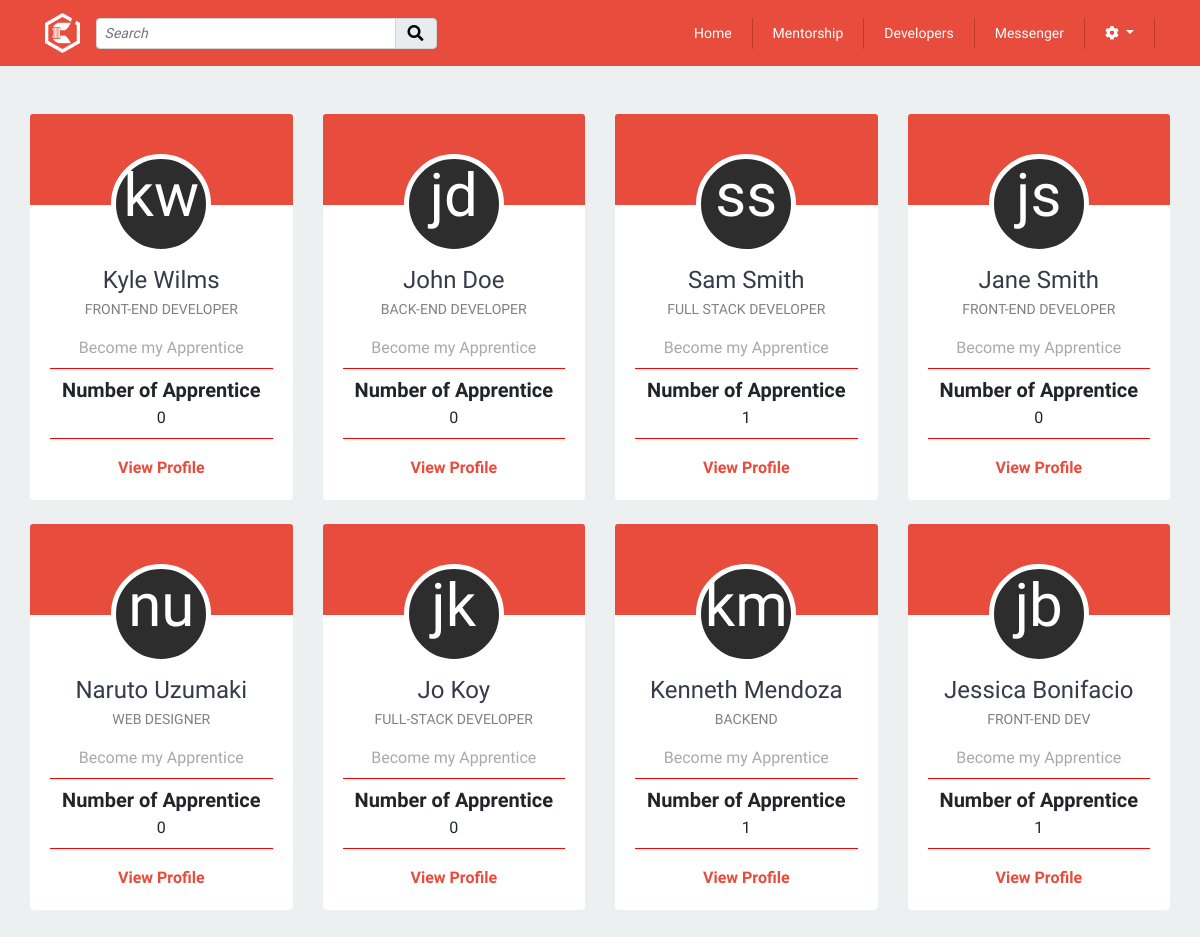
The app's page /includes/mentorship/mentorship.php, older data.
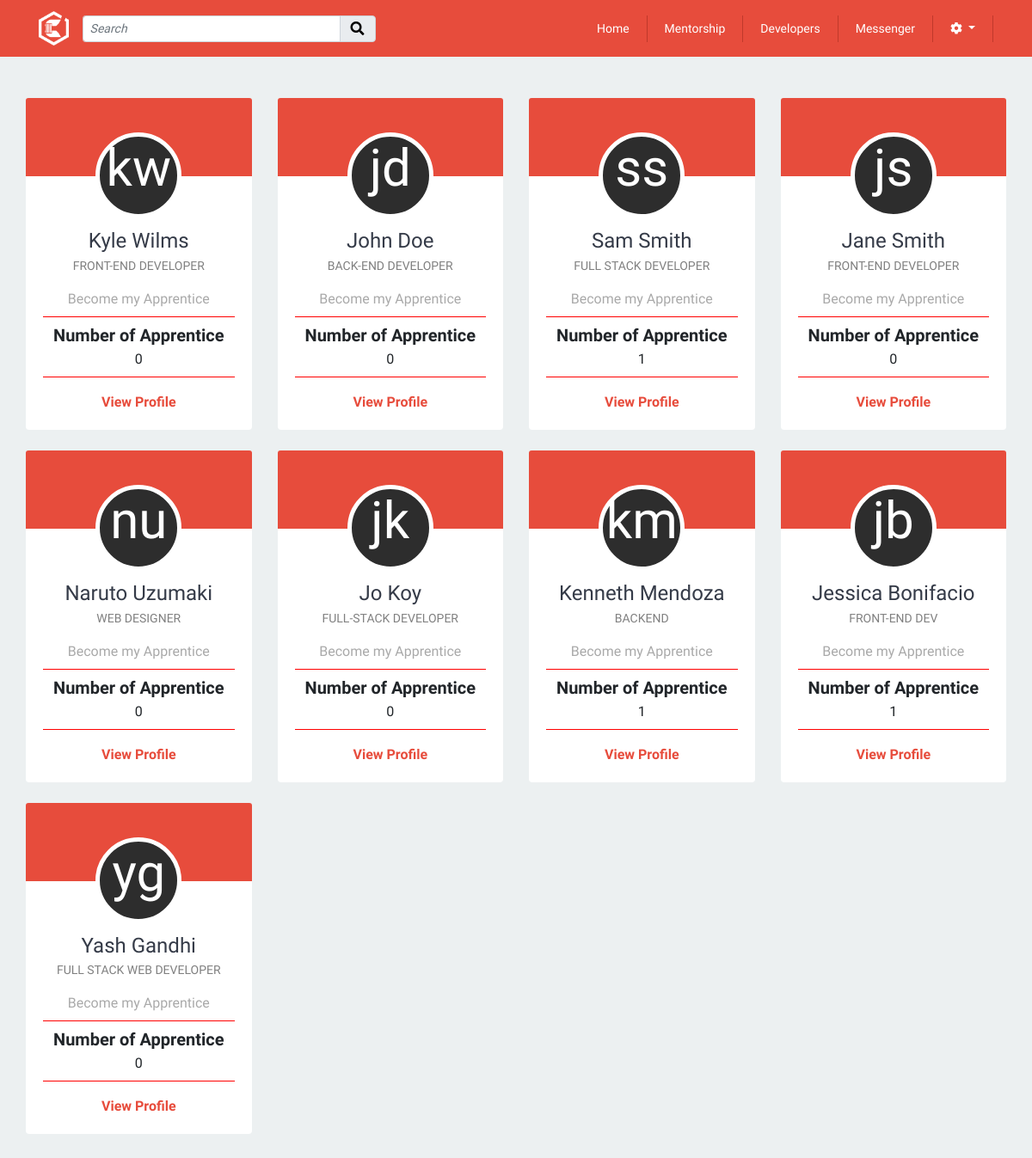
The same page, newer data.
### tables this page shows
CREATE TABLE `profiles` (
  `id` int(11) NOT NULL,
  `fname` varchar(255) NOT NULL,
  `lname` varchar(255) NOT NULL,
  `email` varchar(255) NOT NULL,
  `contact` varchar(255) NOT NULL,
  `image` longtext,
  `location` varchar(255) DEFAULT NULL,
  `position` varchar(255) DEFAULT NULL,
  `portfolio_url` varchar(255) DEFAULT NULL,
  `mentorship_status` tinyint(1) DEFAULT NULL,
  `user_id` int(11) NOT NULL
);

### models/mentorship/mentors.php (called while the page is built, shortened)
<?php
class Mentors{
    public function listAllMentor($db){
        $query = "SELECT * FROM profiles WHERE mentorship_status = 1";
        $pdost = $db->prepare($query);
        $pdost->execute();
        $mentors = $pdost->fetchAll(PDO::FETCH_OBJ);
        return $mentors;
    }
    public function listMentorApprentice($db){
        $query = "SELECT * FROM mentors where status = 'approved'";
        $pdost = $db->prepare($query);
        $pdost->execute();
        $mentors = $pdost->fetchAll(PDO::FETCH_OBJ);
        return $mentors;
    }
}

### includes/mentorship/list-mentors.php (the view, shortened to what this page needs)
<?php
require_once '../../models/database.php';
require_once '../../models/mentorship/mentors.php';
$dbcon = Database::getDb();
$mentors = new Mentors();
$mentors = $mentors->listAllMentor($dbcon);
$dbcon = Database::getDb();
$num_apprentice = new Mentors();
$num_apprentice  = $num_apprentice ->listMentorApprentice($dbcon);
$id = array();
foreach($mentors as $mentor){
    $fullName = ucfirst($mentor->fname) .' '. ucfirst($mentor->lname);
    $fName = $mentor->fname;
	$lName = $mentor->lname;
	$firstChar = mb_substr($fName, 0, 1, "UTF-8");
    $secChar = mb_substr($lName, 0, 1, "UTF-8");
    foreach($num_apprentice as $row){
        if($mentor->id === $row->mentor){
            @$id[$mentor->id] += 1;
        }
    }
    $count = 0;
    if(isset($id[$mentor->id])){
        $count = $id[$mentor->id];
    }
    echo
    '<div class="col-md-3 mt-4">
        <div class="card text-center">
            <div class="card-header main-left-sidebar-header">
                <div class="dev-profile-contatiner" style="margin:0 auto;top:30px;">
                    <div class="profile-avatar-circle">
                        <span class="profile-initials">'.$firstChar.$secChar.'</span>
                    </div>
                </div>
            </div>
            <div class="card-body text-center">
                <a href="../developers/profile.php?id='.$mentor->id.'"><h4>'.ucfirst($mentor->fname). ' '. ucfirst($mentor->lname).'</h4></a>
                <p class="mt-n1 mb-3 mentor-title">'.$mentor->position.'</p>
                <a onclick="mentor_id('.$mentor->id.');mentor_name(\'' .$fullName. '\'); apprentice_id('.$_SESSION['spId'].'); apprentice_fname(\''.$_SESSION['sfname'].'\'); apprentice_lname(\''.$_SESSION['slname'].'\');" ref="javascript:void(0)"><p class="mb-2 mentor-gray" data-toggle="modal" data-target="#apprentice" data-test="test">Become my Apprentice</p></a>
                <hr>
                <h6 class="mentor-num mb-1">Number of Apprentice</h6>
                <span>'.$count.'</span>
                <hr>
                <p class="mt-3"><a href="../developers/profile.php?id='.$mentor->id.'" class="mentor-profile">View Profile</a></p>
            </div>
        </div>
    </div>
    ';
}

Row changes from the older to the newer data that the page shows:
added profiles: fname "y", lname "g", fname "Yash", lname "Gandhi", position "FULL STACK WEB DEVELOPER", count "0"
